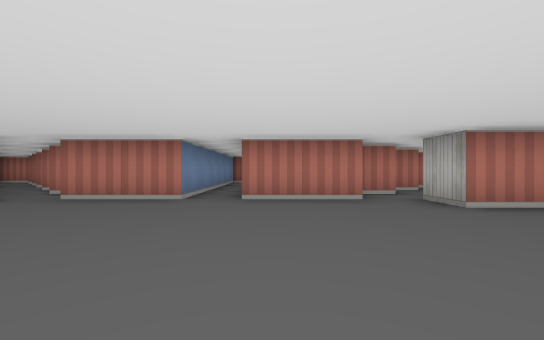
View 1 (above)

24 first-person views from a walk through a cub3D level. The camera is about half as high as the walls, looks level and sees 90° across. The floor is counted in squares. Each view is taken from the middle of a square. On the plan, view 1 faces up. The plan holds only what a view shows up to about 9 squares ahead; the rest is blank.

View 2
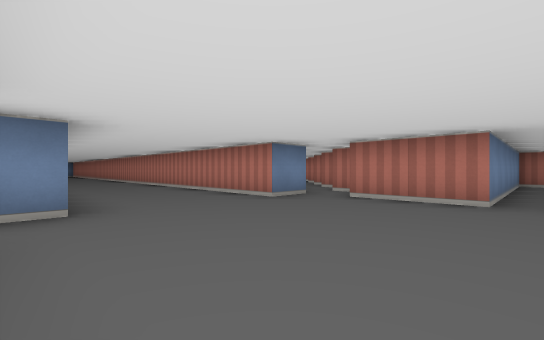

View 3
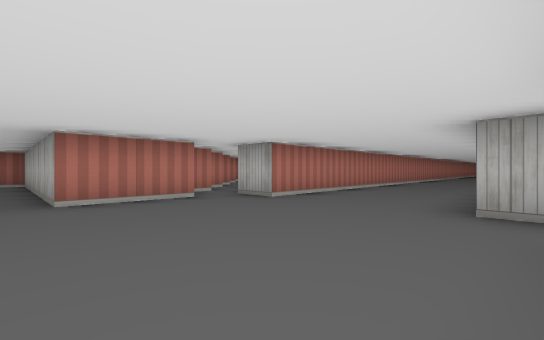

View 4
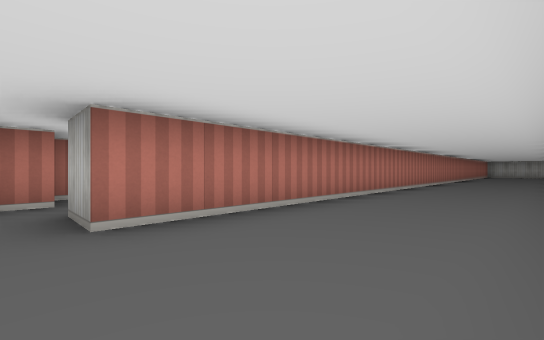

View 5
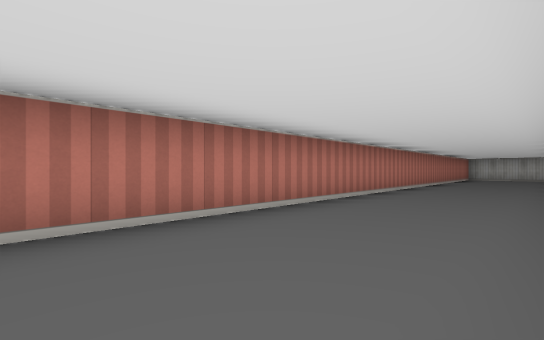

View 6
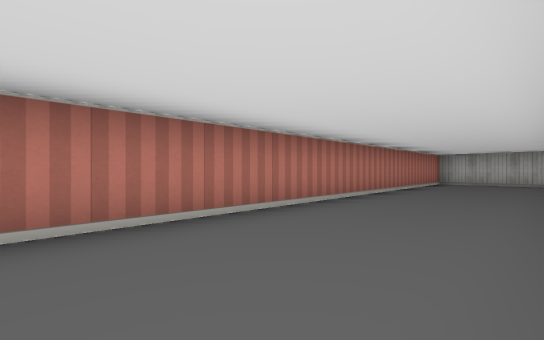

View 7
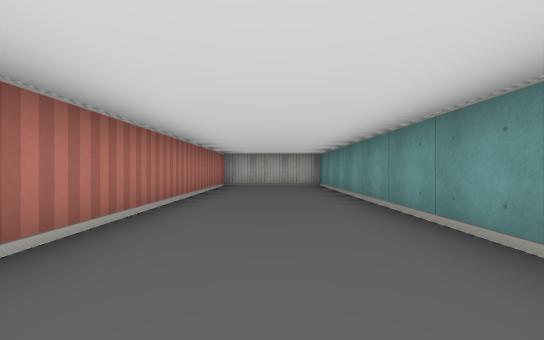

View 8
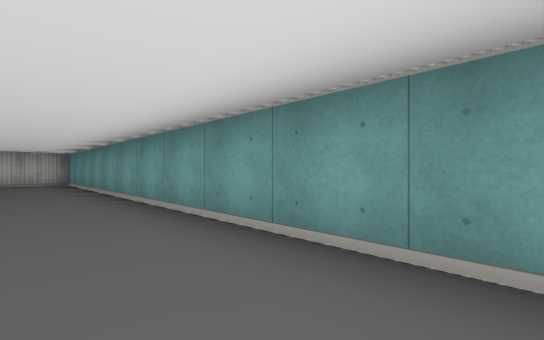

View 9
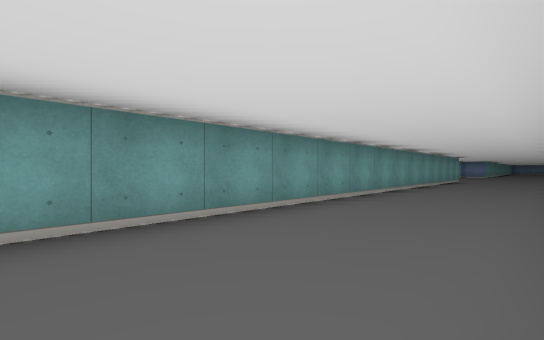

View 10
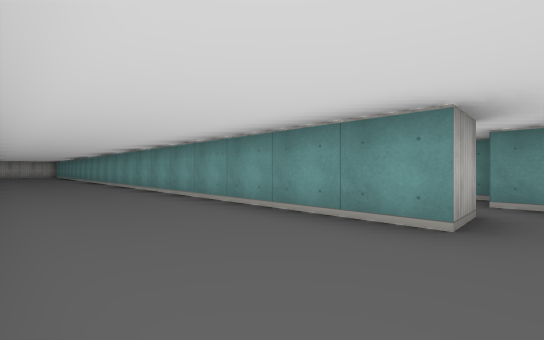

View 11
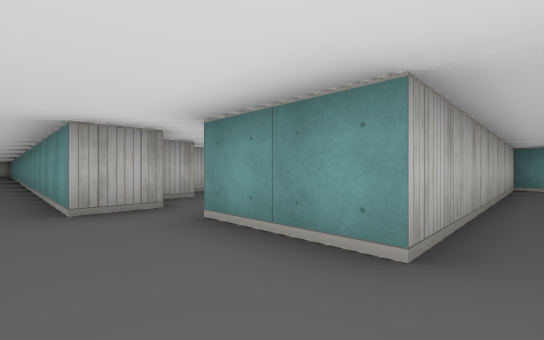

View 12
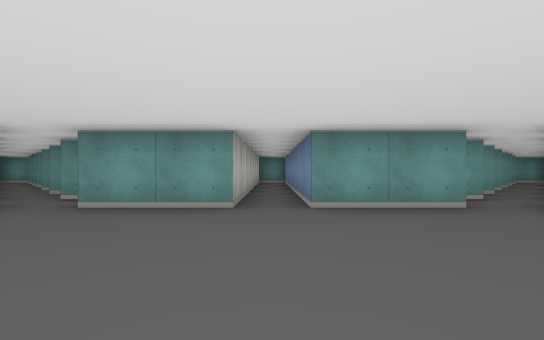

View 13
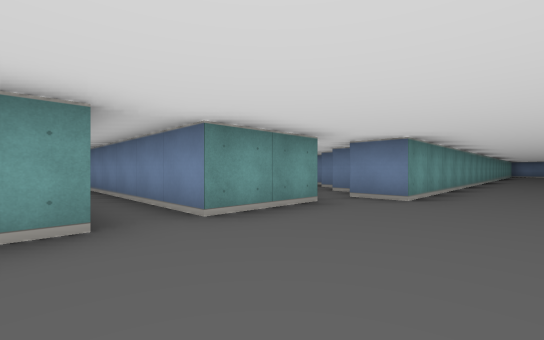

View 14
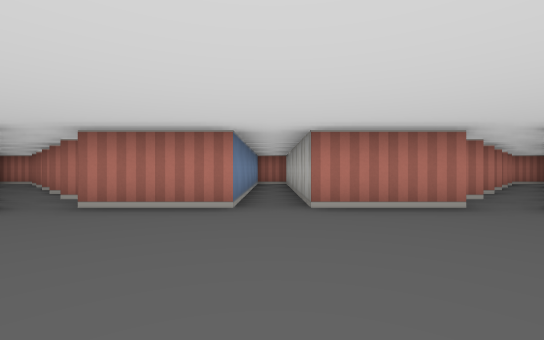

View 15
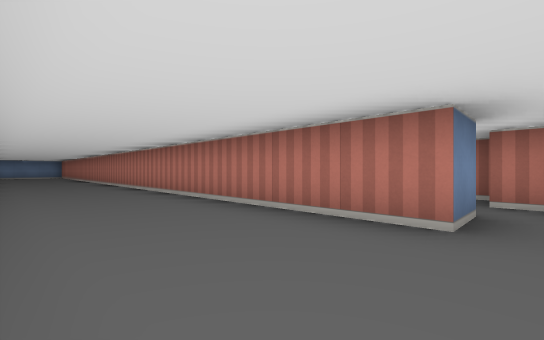

View 16
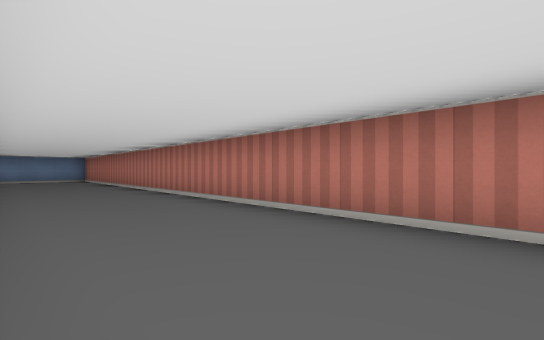

View 17
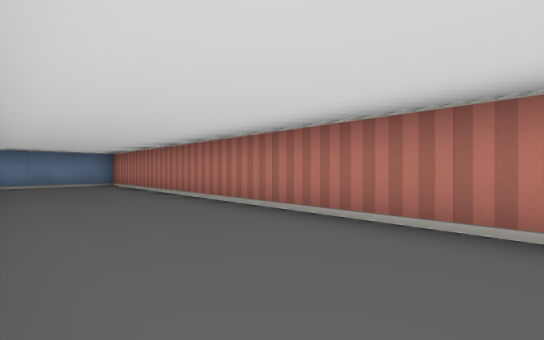

View 18
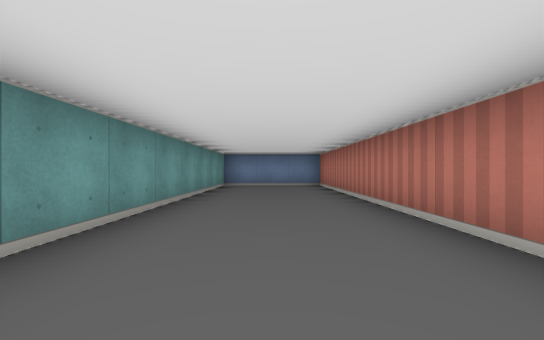

View 19
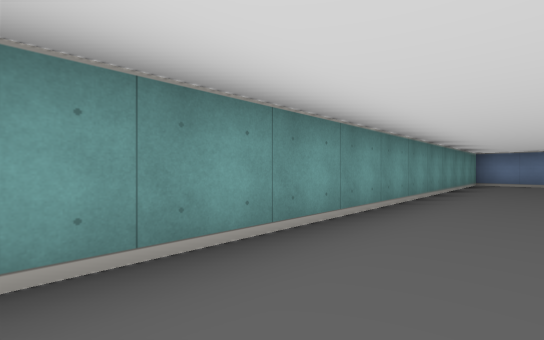

View 20
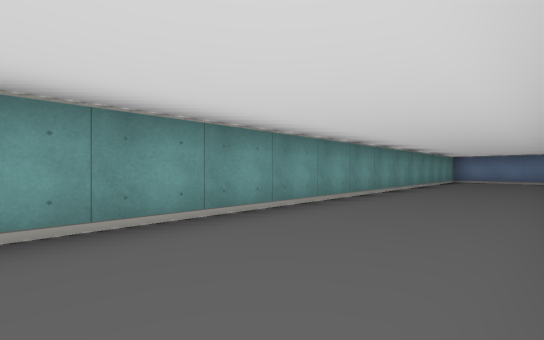

View 21
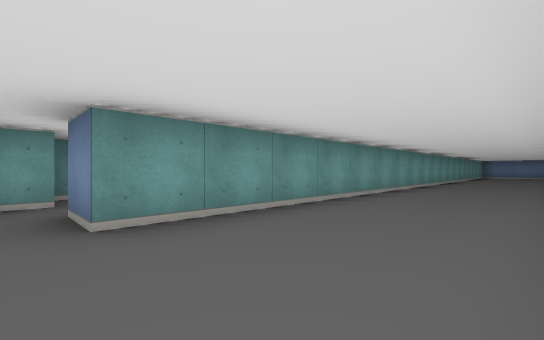

View 22
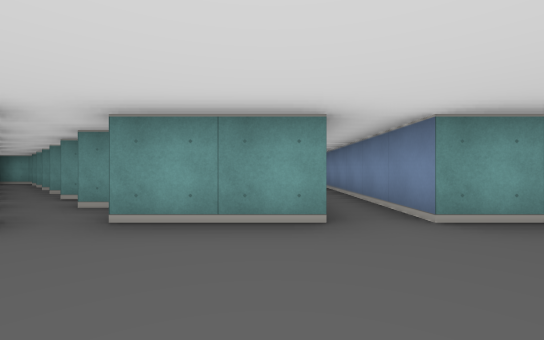

View 23
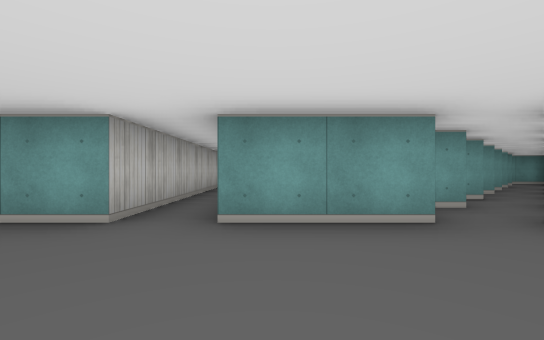

View 24
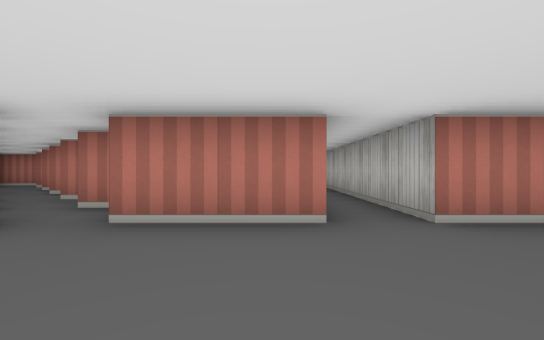

### Floor plan
Key: @ floor where view 1 was taken; # wall or solid block; . floor.
Columns run from 24 left of view 1 to 24 right of it. Each row starts with its distance up from view 1.
 11              ####     ###
 10               ..##    #.#    ##.
  9                ..##   #.#   ##..
  8                 ..##  #.#  ##..
  7                  ..## #.# ##..
  6                   ..###.###..
  5                    ..##.##..
  4 ####################.......######################
  3 #...............................................#
  2 #...............................................#
  1 #...............................................#
  0 ####################....@..######################
 -1                  ##..##.##..##
 -2                 ##..###.###..#
 -3                 #..## #.# ##..
 -4                 ..##  #.#  ##..
 -5                ..##   #.#   ##..
 -6               ..##    #.#    ##..
 -7               .##      .#     ##.
 -8                        ##

Positions as (right, up) in squares from view 1, and headings:
1: (0, 0), facing up
2: (-1, 0), facing up-left
3: (-1, 0), facing up-right
4: (2, 1), facing up-right
5: (8, 1), facing up-right
6: (13, 1), facing up-right
7: (15, 2), facing right
8: (13, 2), facing down-right
9: (16, 3), facing down-left
10: (2, 3), facing down-right
11: (-1, 1), facing down-right
12: (-1, 3), facing down
13: (0, 2), facing down-left
14: (-1, 1), facing up
15: (-4, 1), facing up-left
16: (-10, 1), facing up-left
17: (-14, 1), facing up-left
18: (-15, 2), facing left
19: (-13, 2), facing down-left
20: (-11, 3), facing down-left
21: (-4, 3), facing down-left
22: (0, 2), facing down
23: (-2, 2), facing down
24: (-2, 2), facing up
